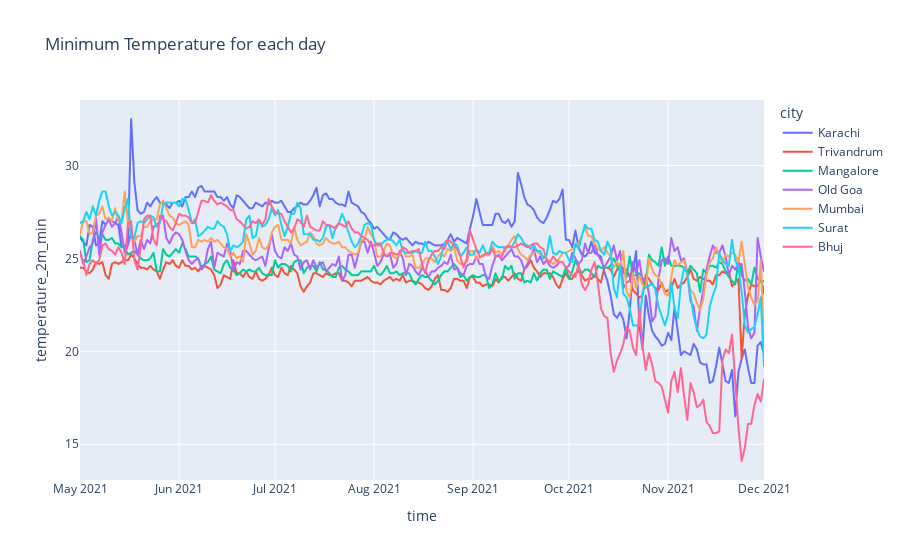
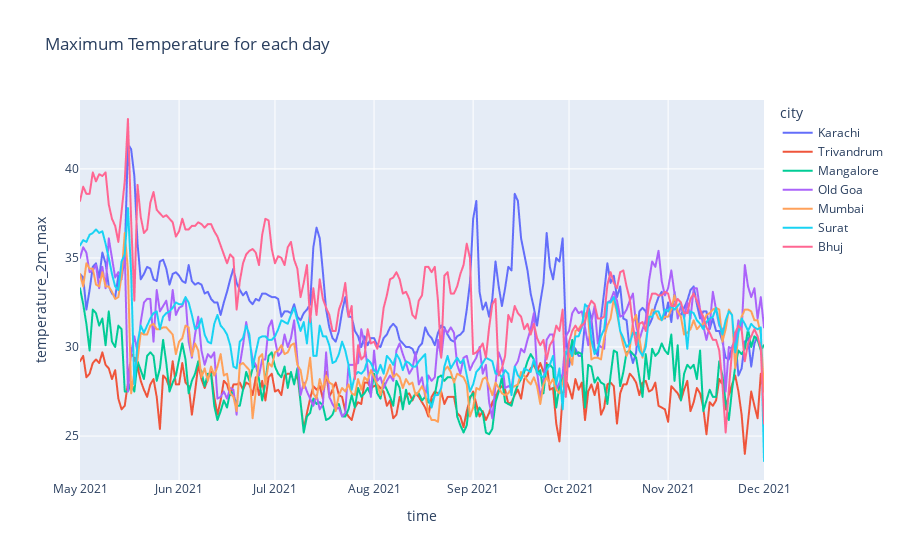

Source (notebook cell) for these figures, in order:
### Code cell
fig = px.line(df2, x="time", y="temperature_2m_min", title='Minimum Temperature for each day',color='city')
fig2 = px.line(df2, x="time", y="temperature_2m_max", title='Maximum Temperature for each day',color='city')
fig.show()
fig2.show()

### Figure 1 — Plotly figure (JSON) as saved in the notebook; plotly's stock layout.template omitted (floating-point values rounded to 4 significant figures; data arrays with more than 128 entries replaced by an {"elided": "..."} marker saying what was removed)
{"data": [{"hovertemplate": "city=Karachi<br>time=%{x}<br>temperature_2m_min=%{y}<extra></extra>", "legendgroup": "Karachi", "line": {"color": "#636efa", "dash": "solid"}, "marker": {"symbol": "circle"}, "mode": "lines", "name": "Karachi", "showlegend": true, "type": "scattergl", "x": {"elided": "215 str values"}, "xaxis": "x", "y": {"elided": "215 float values"}, "yaxis": "y"}, {"hovertemplate": "city=Trivandrum<br>time=%{x}<br>temperature_2m_min=%{y}<extra></extra>", "legendgroup": "Trivandrum", "line": {"color": "#EF553B", "dash": "solid"}, "marker": {"symbol": "circle"}, "mode": "lines", "name": "Trivandrum", "showlegend": true, "type": "scattergl", "x": {"elided": "215 str values"}, "xaxis": "x", "y": {"elided": "215 float values"}, "yaxis": "y"}, {"hovertemplate": "city=Mangalore<br>time=%{x}<br>temperature_2m_min=%{y}<extra></extra>", "legendgroup": "Mangalore", "line": {"color": "#00cc96", "dash": "solid"}, "marker": {"symbol": "circle"}, "mode": "lines", "name": "Mangalore", "showlegend": true, "type": "scattergl", "x": {"elided": "215 str values"}, "xaxis": "x", "y": {"elided": "215 float values"}, "yaxis": "y"}, {"hovertemplate": "city=Old Goa<br>time=%{x}<br>temperature_2m_min=%{y}<extra></extra>", "legendgroup": "Old Goa", "line": {"color": "#ab63fa", "dash": "solid"}, "marker": {"symbol": "circle"}, "mode": "lines", "name": "Old Goa", "showlegend": true, "type": "scattergl", "x": {"elided": "215 str values"}, "xaxis": "x", "y": {"elided": "215 float values"}, "yaxis": "y"}, {"hovertemplate": "city=Mumbai <br>time=%{x}<br>temperature_2m_min=%{y}<extra></extra>", "legendgroup": "Mumbai ", "line": {"color": "#FFA15A", "dash": "solid"}, "marker": {"symbol": "circle"}, "mode": "lines", "name": "Mumbai ", "showlegend": true, "type": "scattergl", "x": {"elided": "215 str values"}, "xaxis": "x", "y": {"elided": "215 float values"}, "yaxis": "y"}, {"hovertemplate": "city=Surat<br>time=%{x}<br>temperature_2m_min=%{y}<extra></extra>", "legendgroup": "Surat", "line": {"color": "#19d3f3", "dash": "solid"}, "marker": {"symbol": "circle"}, "mode": "lines", "name": "Surat", "showlegend": true, "type": "scattergl", "x": {"elided": "215 str values"}, "xaxis": "x", "y": {"elided": "215 float values"}, "yaxis": "y"}, {"hovertemplate": "city=Bhuj<br>time=%{x}<br>temperature_2m_min=%{y}<extra></extra>", "legendgroup": "Bhuj", "line": {"color": "#FF6692", "dash": "solid"}, "marker": {"symbol": "circle"}, "mode": "lines", "name": "Bhuj", "showlegend": true, "type": "scattergl", "x": {"elided": "215 str values"}, "xaxis": "x", "y": {"elided": "215 float values"}, "yaxis": "y"}], "layout": {"legend": {"title": {"text": "city"}, "tracegroupgap": 0}, "title": {"text": "Minimum Temperature for each day"}, "xaxis": {"anchor": "y", "domain": [0, 1], "title": {"text": "time"}}, "yaxis": {"anchor": "x", "domain": [0, 1], "title": {"text": "temperature_2m_min"}}}}

### Figure 2 — Plotly figure (JSON) as saved in the notebook; plotly's stock layout.template omitted (floating-point values rounded to 4 significant figures; data arrays with more than 128 entries replaced by an {"elided": "..."} marker saying what was removed)
{"data": [{"hovertemplate": "city=Karachi<br>time=%{x}<br>temperature_2m_max=%{y}<extra></extra>", "legendgroup": "Karachi", "line": {"color": "#636efa", "dash": "solid"}, "marker": {"symbol": "circle"}, "mode": "lines", "name": "Karachi", "showlegend": true, "type": "scattergl", "x": {"elided": "215 str values"}, "xaxis": "x", "y": {"elided": "215 float values"}, "yaxis": "y"}, {"hovertemplate": "city=Trivandrum<br>time=%{x}<br>temperature_2m_max=%{y}<extra></extra>", "legendgroup": "Trivandrum", "line": {"color": "#EF553B", "dash": "solid"}, "marker": {"symbol": "circle"}, "mode": "lines", "name": "Trivandrum", "showlegend": true, "type": "scattergl", "x": {"elided": "215 str values"}, "xaxis": "x", "y": {"elided": "215 float values"}, "yaxis": "y"}, {"hovertemplate": "city=Mangalore<br>time=%{x}<br>temperature_2m_max=%{y}<extra></extra>", "legendgroup": "Mangalore", "line": {"color": "#00cc96", "dash": "solid"}, "marker": {"symbol": "circle"}, "mode": "lines", "name": "Mangalore", "showlegend": true, "type": "scattergl", "x": {"elided": "215 str values"}, "xaxis": "x", "y": {"elided": "215 float values"}, "yaxis": "y"}, {"hovertemplate": "city=Old Goa<br>time=%{x}<br>temperature_2m_max=%{y}<extra></extra>", "legendgroup": "Old Goa", "line": {"color": "#ab63fa", "dash": "solid"}, "marker": {"symbol": "circle"}, "mode": "lines", "name": "Old Goa", "showlegend": true, "type": "scattergl", "x": {"elided": "215 str values"}, "xaxis": "x", "y": {"elided": "215 float values"}, "yaxis": "y"}, {"hovertemplate": "city=Mumbai <br>time=%{x}<br>temperature_2m_max=%{y}<extra></extra>", "legendgroup": "Mumbai ", "line": {"color": "#FFA15A", "dash": "solid"}, "marker": {"symbol": "circle"}, "mode": "lines", "name": "Mumbai ", "showlegend": true, "type": "scattergl", "x": {"elided": "215 str values"}, "xaxis": "x", "y": {"elided": "215 float values"}, "yaxis": "y"}, {"hovertemplate": "city=Surat<br>time=%{x}<br>temperature_2m_max=%{y}<extra></extra>", "legendgroup": "Surat", "line": {"color": "#19d3f3", "dash": "solid"}, "marker": {"symbol": "circle"}, "mode": "lines", "name": "Surat", "showlegend": true, "type": "scattergl", "x": {"elided": "215 str values"}, "xaxis": "x", "y": {"elided": "215 float values"}, "yaxis": "y"}, {"hovertemplate": "city=Bhuj<br>time=%{x}<br>temperature_2m_max=%{y}<extra></extra>", "legendgroup": "Bhuj", "line": {"color": "#FF6692", "dash": "solid"}, "marker": {"symbol": "circle"}, "mode": "lines", "name": "Bhuj", "showlegend": true, "type": "scattergl", "x": {"elided": "215 str values"}, "xaxis": "x", "y": {"elided": "215 float values"}, "yaxis": "y"}], "layout": {"legend": {"title": {"text": "city"}, "tracegroupgap": 0}, "title": {"text": "Maximum Temperature for each day"}, "xaxis": {"anchor": "y", "domain": [0, 1], "title": {"text": "time"}}, "yaxis": {"anchor": "x", "domain": [0, 1], "title": {"text": "temperature_2m_max"}}}}
